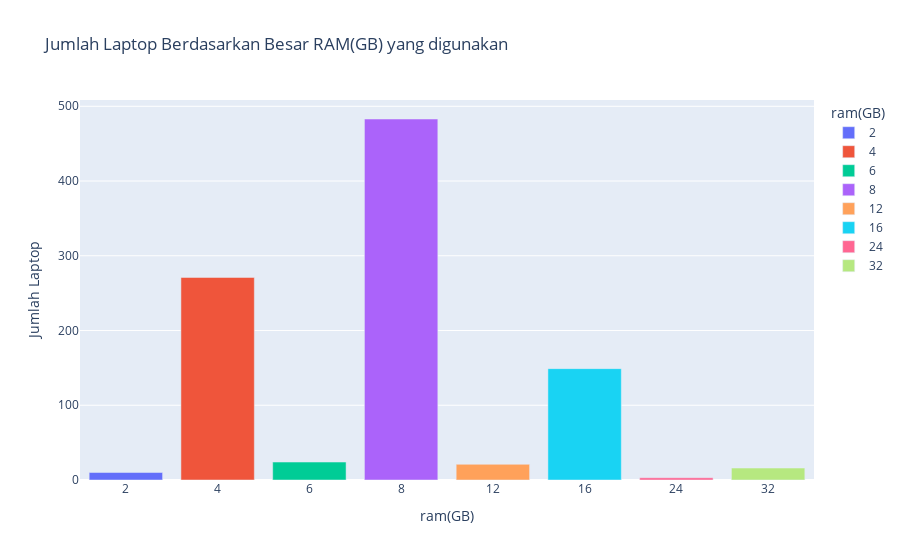

Notebook code cell kept with this figure:
### Markdown cell above
**Menggunakan Plotly**

### Code cell
grouped_ram = laptop.groupby('ram(GB)').size().reset_index(name='counts')
grouped_ram['ram(GB)'] = grouped_ram['ram(GB)'].astype(str)

fig = px.bar(grouped_ram, x = 'ram(GB)', y = 'counts', color='ram(GB)', labels={'counts': "Jumlah Laptop"}, title="Jumlah Laptop Berdasarkan Besar RAM(GB) yang digunakan")

fig.show()

### Figure 1 — Plotly figure (JSON) as saved in the notebook; plotly's stock layout.template omitted (floating-point values rounded to 4 significant figures)
{"data": [{"alignmentgroup": "True", "hovertemplate": "ram(GB)=%{x}<br>Jumlah Laptop=%{y}<extra></extra>", "legendgroup": "2", "marker": {"color": "#636efa", "pattern": {"shape": ""}}, "name": "2", "offsetgroup": "2", "orientation": "v", "showlegend": true, "textposition": "auto", "type": "bar", "x": ["2"], "xaxis": "x", "y": [10], "yaxis": "y"}, {"alignmentgroup": "True", "hovertemplate": "ram(GB)=%{x}<br>Jumlah Laptop=%{y}<extra></extra>", "legendgroup": "4", "marker": {"color": "#EF553B", "pattern": {"shape": ""}}, "name": "4", "offsetgroup": "4", "orientation": "v", "showlegend": true, "textposition": "auto", "type": "bar", "x": ["4"], "xaxis": "x", "y": [271], "yaxis": "y"}, {"alignmentgroup": "True", "hovertemplate": "ram(GB)=%{x}<br>Jumlah Laptop=%{y}<extra></extra>", "legendgroup": "6", "marker": {"color": "#00cc96", "pattern": {"shape": ""}}, "name": "6", "offsetgroup": "6", "orientation": "v", "showlegend": true, "textposition": "auto", "type": "bar", "x": ["6"], "xaxis": "x", "y": [24], "yaxis": "y"}, {"alignmentgroup": "True", "hovertemplate": "ram(GB)=%{x}<br>Jumlah Laptop=%{y}<extra></extra>", "legendgroup": "8", "marker": {"color": "#ab63fa", "pattern": {"shape": ""}}, "name": "8", "offsetgroup": "8", "orientation": "v", "showlegend": true, "textposition": "auto", "type": "bar", "x": ["8"], "xaxis": "x", "y": [483], "yaxis": "y"}, {"alignmentgroup": "True", "hovertemplate": "ram(GB)=%{x}<br>Jumlah Laptop=%{y}<extra></extra>", "legendgroup": "12", "marker": {"color": "#FFA15A", "pattern": {"shape": ""}}, "name": "12", "offsetgroup": "12", "orientation": "v", "showlegend": true, "textposition": "auto", "type": "bar", "x": ["12"], "xaxis": "x", "y": [21], "yaxis": "y"}, {"alignmentgroup": "True", "hovertemplate": "ram(GB)=%{x}<br>Jumlah Laptop=%{y}<extra></extra>", "legendgroup": "16", "marker": {"color": "#19d3f3", "pattern": {"shape": ""}}, "name": "16", "offsetgroup": "16", "orientation": "v", "showlegend": true, "textposition": "auto", "type": "bar", "x": ["16"], "xaxis": "x", "y": [149], "yaxis": "y"}, {"alignmentgroup": "True", "hovertemplate": "ram(GB)=%{x}<br>Jumlah Laptop=%{y}<extra></extra>", "legendgroup": "24", "marker": {"color": "#FF6692", "pattern": {"shape": ""}}, "name": "24", "offsetgroup": "24", "orientation": "v", "showlegend": true, "textposition": "auto", "type": "bar", "x": ["24"], "xaxis": "x", "y": [3], "yaxis": "y"}, {"alignmentgroup": "True", "hovertemplate": "ram(GB)=%{x}<br>Jumlah Laptop=%{y}<extra></extra>", "legendgroup": "32", "marker": {"color": "#B6E880", "pattern": {"shape": ""}}, "name": "32", "offsetgroup": "32", "orientation": "v", "showlegend": true, "textposition": "auto", "type": "bar", "x": ["32"], "xaxis": "x", "y": [16], "yaxis": "y"}], "layout": {"barmode": "relative", "legend": {"title": {"text": "ram(GB)"}, "tracegroupgap": 0}, "title": {"text": "Jumlah Laptop Berdasarkan Besar RAM(GB) yang digunakan"}, "xaxis": {"anchor": "y", "categoryarray": ["2", "4", "6", "8", "12", "16", "24", "32"], "categoryorder": "array", "domain": [0, 1], "title": {"text": "ram(GB)"}}, "yaxis": {"anchor": "x", "domain": [0, 1], "title": {"text": "Jumlah Laptop"}}}}
